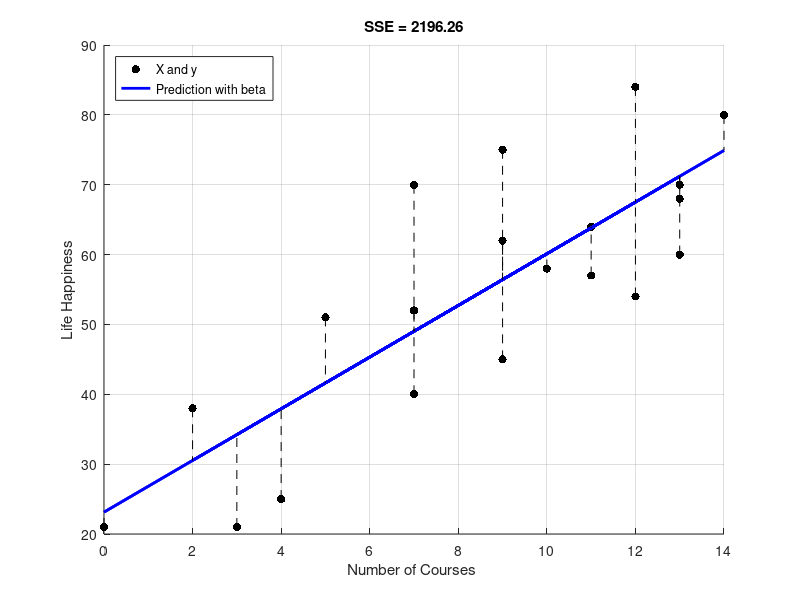

Write the MATLAB code that produced this figure.
% Clear workspace, command window, and close all figures
clc; clear; close all;

% Define a matrix number of courses and life happiness
number_of_course = [4,12,3,14,13,12,9,11,7,13,11,9,2,5,7,10,0,9,7,13]';

% Define a new design matrix X that contains the intercept term and
% dependent variable matrix y
X = [ones(20,1), number_of_course]; % Use number_of_course
y = [25,54,21,80,68,84,62,57,40,60,64,45,38,51,52,58,21,75,70,70]';

%%%%%%% TODO %%%%%%%
% Compute the left-inverse of X
X_leftinv = (X'*X)^-1 * X';

% Calculate the beta
beta = X_leftinv * y;

% Predict y values using beta
y_pred = X * beta;  

% Calculate residuals
residuals = y - y_pred;

% Calculate sum of squared errors (SSE)
sse = sum(residuals.^2);
%%%%%%%%%%%%%%%%%%%%

% Plot
figure;
hold on;
grid on;
scatter(number_of_course, y, 'k', 'filled');  % X and y
plot(number_of_course, y_pred, 'b', 'LineWidth', 2);  % Plot predicted line with beta
for i = 1:length(X)
    plot([number_of_course(i) number_of_course(i)], [y(i) y_pred(i)], 'k--');  % Plot residuals as dashed lines
end
title(sprintf('SSE = %.2f', sse));
xlabel('Number of Courses ');
ylabel('Life Happiness');
legend('X and y', 'Prediction with beta', 'Location', 'northwest');
hold off;